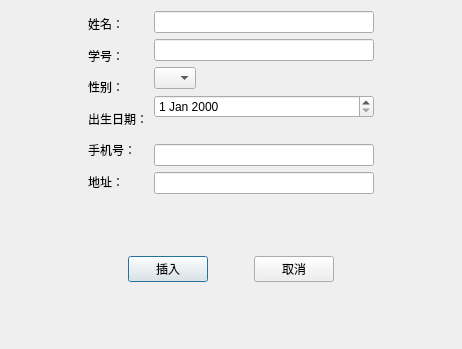
<?xml version="1.0" encoding="UTF-8"?>
<ui version="4.0">
 <class>InsertWindow</class>
 <widget class="QDialog" name="InsertWindow">
  <property name="geometry">
   <rect>
    <x>0</x>
    <y>0</y>
    <width>462</width>
    <height>349</height>
   </rect>
  </property>
  <property name="windowTitle">
   <string>插入</string>
  </property>
  <layout class="QGridLayout" name="gridLayout_3">
   <item row="0" column="0">
    <spacer name="horizontalSpacer_6">
     <property name="orientation">
      <enum>Qt::Horizontal</enum>
     </property>
     <property name="sizeHint" stdset="0">
      <size>
       <width>45</width>
       <height>20</height>
      </size>
     </property>
    </spacer>
   </item>
   <item row="0" column="1">
    <layout class="QVBoxLayout" name="verticalLayout_3">
     <item>
      <layout class="QHBoxLayout" name="horizontalLayout_2">
       <item>
        <layout class="QVBoxLayout" name="verticalLayout_2">
         <item>
          <widget class="QLabel" name="label_name">
           <property name="styleSheet">
            <string notr="true">font: 12pt &quot;黑体&quot;;</string>
           </property>
           <property name="text">
            <string>姓名：</string>
           </property>
          </widget>
         </item>
         <item>
          <widget class="QLabel" name="label_number">
           <property name="styleSheet">
            <string notr="true">font: 12pt &quot;黑体&quot;;</string>
           </property>
           <property name="text">
            <string>学号：</string>
           </property>
          </widget>
         </item>
         <item>
          <widget class="QLabel" name="label_sex">
           <property name="styleSheet">
            <string notr="true">font: 12pt &quot;黑体&quot;;</string>
           </property>
           <property name="text">
            <string>性别：</string>
           </property>
          </widget>
         </item>
         <item>
          <widget class="QLabel" name="label_birthday">
           <property name="styleSheet">
            <string notr="true">font: 12pt &quot;黑体&quot;;</string>
           </property>
           <property name="text">
            <string>出生日期：</string>
           </property>
          </widget>
         </item>
         <item>
          <widget class="QLabel" name="label_phonenum">
           <property name="styleSheet">
            <string notr="true">font: 12pt &quot;黑体&quot;;</string>
           </property>
           <property name="text">
            <string>手机号：</string>
           </property>
          </widget>
         </item>
         <item>
          <widget class="QLabel" name="label_addr">
           <property name="styleSheet">
            <string notr="true">font: 12pt &quot;黑体&quot;;</string>
           </property>
           <property name="text">
            <string>地址：</string>
           </property>
          </widget>
         </item>
        </layout>
       </item>
       <item>
        <layout class="QVBoxLayout" name="verticalLayout">
         <item>
          <widget class="QLineEdit" name="lineEdit_name"/>
         </item>
         <item>
          <widget class="QLineEdit" name="lineEdit_number"/>
         </item>
         <item>
          <layout class="QHBoxLayout" name="horizontalLayout">
           <item>
            <widget class="QComboBox" name="comboBox_sex">
             <item>
              <property name="text">
               <string/>
              </property>
             </item>
             <item>
              <property name="text">
               <string>男</string>
              </property>
             </item>
             <item>
              <property name="text">
               <string>女</string>
              </property>
             </item>
            </widget>
           </item>
           <item>
            <spacer name="horizontalSpacer">
             <property name="orientation">
              <enum>Qt::Horizontal</enum>
             </property>
             <property name="sizeHint" stdset="0">
              <size>
               <width>100</width>
               <height>15</height>
              </size>
             </property>
            </spacer>
           </item>
          </layout>
         </item>
         <item>
          <widget class="QDateEdit" name="dateEdit_birthday"/>
         </item>
         <item>
          <spacer name="horizontalSpacer_2">
           <property name="orientation">
            <enum>Qt::Horizontal</enum>
           </property>
           <property name="sizeHint" stdset="0">
            <size>
             <width>40</width>
             <height>20</height>
            </size>
           </property>
          </spacer>
         </item>
         <item>
          <widget class="QLineEdit" name="lineEdit_phonenum"/>
         </item>
         <item>
          <widget class="QLineEdit" name="lineEdit_addr"/>
         </item>
        </layout>
       </item>
      </layout>
     </item>
     <item>
      <layout class="QGridLayout" name="gridLayout_2">
       <item row="0" column="1">
        <spacer name="verticalSpacer">
         <property name="orientation">
          <enum>Qt::Vertical</enum>
         </property>
         <property name="sizeHint" stdset="0">
          <size>
           <width>20</width>
           <height>40</height>
          </size>
         </property>
        </spacer>
       </item>
       <item row="1" column="0">
        <spacer name="horizontalSpacer_4">
         <property name="orientation">
          <enum>Qt::Horizontal</enum>
         </property>
         <property name="sizeHint" stdset="0">
          <size>
           <width>40</width>
           <height>20</height>
          </size>
         </property>
        </spacer>
       </item>
       <item row="1" column="1">
        <layout class="QHBoxLayout" name="horizontalLayout_3">
         <item>
          <widget class="QPushButton" name="pushButton_insert">
           <property name="text">
            <string>插入</string>
           </property>
          </widget>
         </item>
         <item>
          <spacer name="horizontalSpacer_3">
           <property name="orientation">
            <enum>Qt::Horizontal</enum>
           </property>
           <property name="sizeHint" stdset="0">
            <size>
             <width>40</width>
             <height>20</height>
            </size>
           </property>
          </spacer>
         </item>
         <item>
          <widget class="QPushButton" name="pushButton_cancel">
           <property name="text">
            <string>取消</string>
           </property>
          </widget>
         </item>
        </layout>
       </item>
       <item row="1" column="2">
        <spacer name="horizontalSpacer_5">
         <property name="orientation">
          <enum>Qt::Horizontal</enum>
         </property>
         <property name="sizeHint" stdset="0">
          <size>
           <width>40</width>
           <height>20</height>
          </size>
         </property>
        </spacer>
       </item>
       <item row="2" column="1">
        <spacer name="verticalSpacer_2">
         <property name="orientation">
          <enum>Qt::Vertical</enum>
         </property>
         <property name="sizeHint" stdset="0">
          <size>
           <width>20</width>
           <height>40</height>
          </size>
         </property>
        </spacer>
       </item>
      </layout>
     </item>
    </layout>
   </item>
   <item row="0" column="2">
    <spacer name="horizontalSpacer_7">
     <property name="orientation">
      <enum>Qt::Horizontal</enum>
     </property>
     <property name="sizeHint" stdset="0">
      <size>
       <width>45</width>
       <height>20</height>
      </size>
     </property>
    </spacer>
   </item>
  </layout>
 </widget>
 <resources/>
 <connections/>
</ui>
